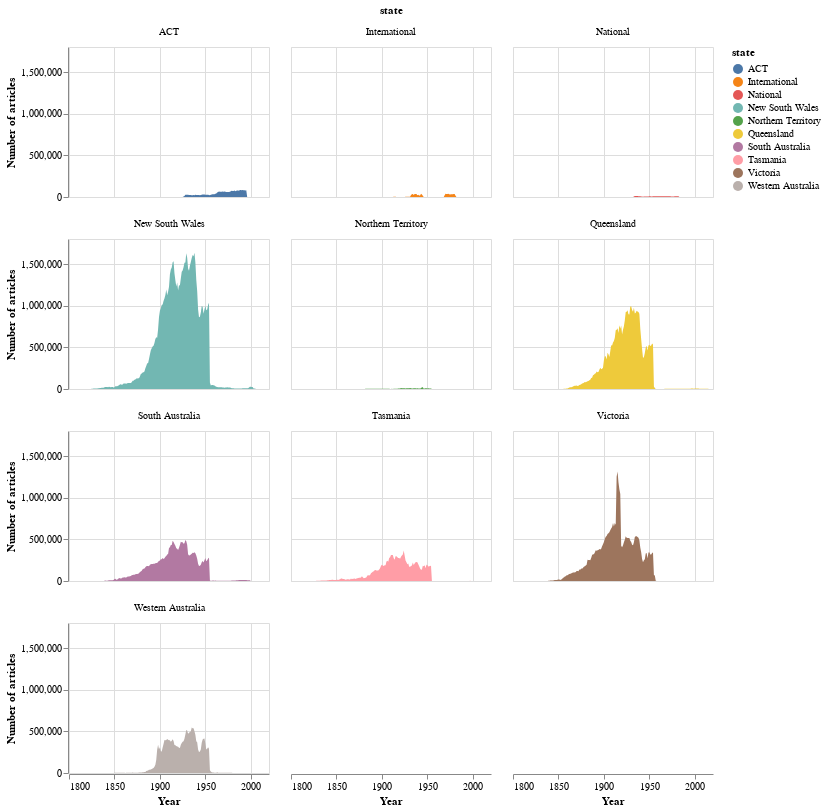

Notebook code for this chart:
### Markdown cell above
That's interesting. You might notice that most of the post-1954 articles come from the ACT – through the special arrangements mentioned above, the *Canberra Times* has been digitised through to 1995. See [Beyond the copyright cliff of death](Beyond_the_copyright_cliff_of_death.ipynb) for details.

However, it's a bit hard to see the individual contributions of each state in this chart. So let's separate them out.

### Code cell
# A new chat that puts states in separate facets
alt.Chart(df_states_years).mark_area().encode(
    
        # Year of the X axis
        x=alt.X('term:Q', axis=alt.Axis(format='c', title='Year')),
    
        # Number of articles on the Y axis
        y=alt.Y('total_results:Q', axis=alt.Axis(format=',d', title='Number of articles')),
    
        # Split the data up into sub-charts based on state
        facet=alt.Facet('state:N', columns=3),
    
        # Give each state a different color
        color='state:N',
    
        # Details on hover
        tooltip=['state', alt.Tooltip('term:Q', title='Year'), alt.Tooltip('total_results:Q', title='Articles', format=',')]
        
    # Note the columns value to set the number of sub-charts in each row
    ).properties(width=200, height=150)

### Figure 1 — Vega-Lite specification as saved in the notebook (floating-point values rounded to 4 significant figures; data arrays with more than 128 entries replaced by an {"elided": "..."} marker saying what was removed)
{"config": {"view": {"continuousWidth": 400, "continuousHeight": 300}}, "data": {"name": "data-255d2161f35521efa014ae6ba99b8fa3"}, "mark": "area", "encoding": {"color": {"type": "nominal", "field": "state"}, "facet": {"type": "nominal", "columns": 3, "field": "state"}, "tooltip": [{"type": "nominal", "field": "state"}, {"type": "quantitative", "field": "term", "title": "Year"}, {"type": "quantitative", "field": "total_results", "format": ",", "title": "Articles"}], "x": {"type": "quantitative", "axis": {"format": "c", "title": "Year"}, "field": "term"}, "y": {"type": "quantitative", "axis": {"format": ",d", "title": "Number of articles"}, "field": "total_results"}}, "height": 150, "width": 200, "$schema": "https://vega.github.io/schema/vega-lite/v4.8.1.json", "datasets": {"data-255d2161f35521efa014ae6ba99b8fa3": {"elided": "1272 records"}}}
